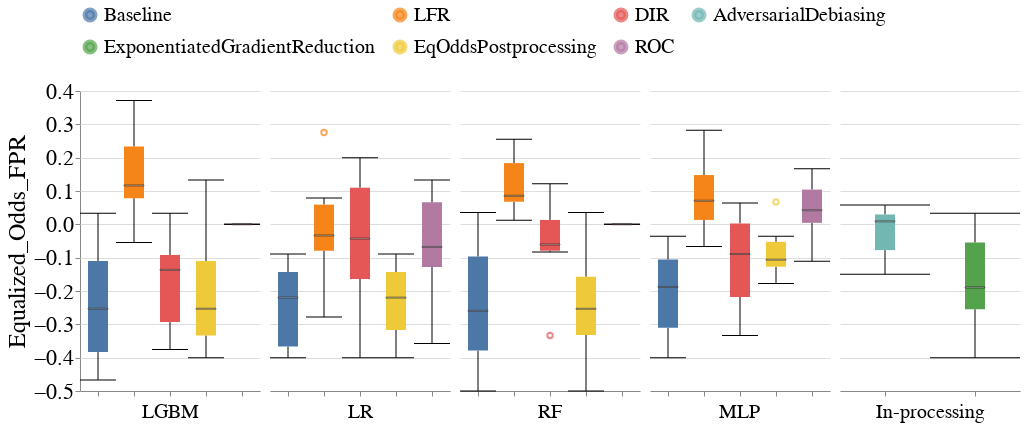

Notebook source saved alongside this figure:
### Markdown cell above
### Disparity Metrics

### Code cell
create_box_plot_for_diff_interventions(all_group_metrics_df,
                                       dataset_name=DATASET_NAMES[0],
                                       metric_name='Equalized_Odds_FPR',
                                       vals_to_replace=vals_to_replace,
                                       group=SENSITIVE_ATTR_FOR_INTERVENTION)

### Figure 1 — Vega-Lite specification as saved in the notebook (floating-point values rounded to 4 significant figures; data arrays with more than 128 entries replaced by an {"elided": "..."} marker saying what was removed)
{"config": {"view": {"continuousWidth": 400, "continuousHeight": 300, "stroke": null}, "axis": {"labelFontSize": 22, "labelFontWeight": "normal", "titleFontSize": 24, "titleFontWeight": "normal"}, "facet": {"spacing": 10}, "header": {"labelFontSize": 20, "labelOrient": "bottom", "labelPadding": 5, "titleFontSize": 20}, "legend": {"columns": 4, "direction": "horizontal", "labelFontSize": 20, "labelLimit": 400, "orient": "top", "symbolStrokeWidth": 5, "titleAnchor": "middle", "titleFontSize": 22, "titleLimit": 300}, "title": {"fontSize": 20}}, "data": {"name": "data-a04b8e100e507e7d5c8fc2a2fafe0282"}, "mark": {"type": "boxplot", "median": {"stroke": "black", "strokeWidth": 0.7}, "size": 20, "ticks": true}, "encoding": {"color": {"field": "Fairness_Intervention", "sort": ["Baseline", "LFR", "DIR", "AdversarialDebiasing", "ExponentiatedGradientReduction", "EqOddsPostprocessing", "ROC"], "title": null, "type": "nominal"}, "column": {"field": "Model_Name", "sort": ["LGBM", "LR", "RF", "MLP", "In-processing"], "title": null, "type": "nominal"}, "x": {"axis": {"labels": false}, "field": "Fairness_Intervention", "sort": ["Baseline", "LFR", "DIR", "AdversarialDebiasing", "ExponentiatedGradientReduction", "EqOddsPostprocessing", "ROC"], "title": null, "type": "nominal"}, "y": {"field": "Metric_Value", "scale": {"zero": false}, "title": "Equalized_Odds_FPR", "type": "quantitative"}}, "resolve": {"scale": {"x": "independent"}}, "width": 180, "$schema": "https://vega.github.io/schema/vega-lite/v4.17.0.json", "datasets": {"data-a04b8e100e507e7d5c8fc2a2fafe0282": {"elided": "132 records"}}}
